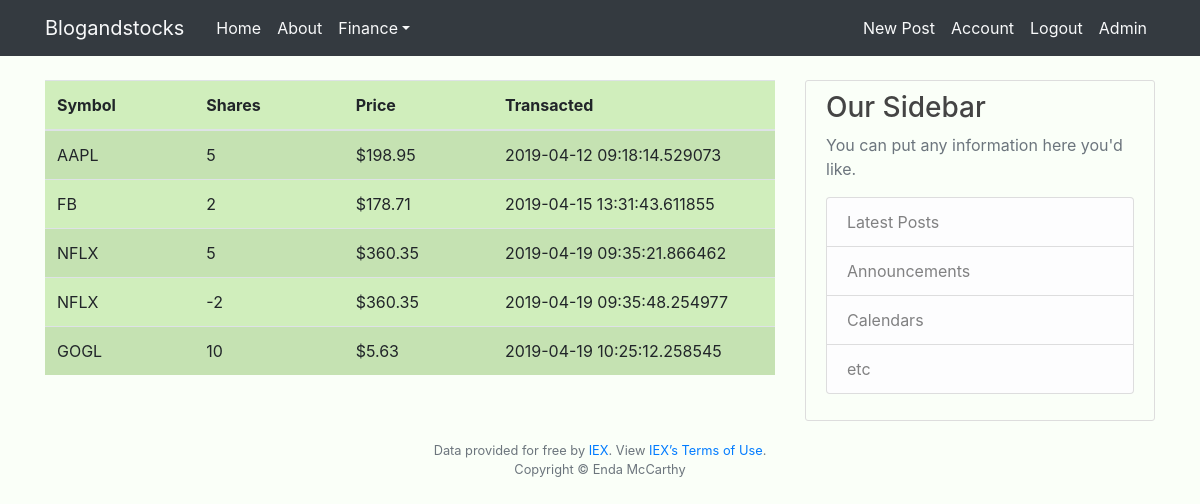
The page /history (signed in) on the database its author committed.
### core/models.py (models this page shows, shortened)
class Transaction(db.Model):
    id = db.Column(db.Integer, primary_key=True)
    user_id = db.Column(db.Integer, db.ForeignKey('user.id'), nullable=False)
    symbol = db.Column(db.String(10), nullable=False)
    price = db.Column(db.Numeric, nullable=False)
    quantity = db.Column(db.Integer, nullable=False)
    transacted = db.Column(db.DateTime, nullable=False, default=datetime.utcnow)

### core/finance/routes.py (the view)
@finance.route("/history")
@login_required
def history():
    rows = Transaction.query.filter_by(user_id=current_user.id).all()
    for row in rows:
        row.price = usd(float(row.price))
    return render_template('finance/history.html', title="History", rows=rows, finance=finance)

### core/finance/routes.py (called while the page is built)
def usd(value):
    return f"${value:,.2f}"

### core/models.py (called while the page is built)
@login_manager.user_loader
def load_user(user_id):
    return User.query.get(int(user_id))

### core/templates/finance/history.html
{% extends "layout.html" %}
{% block content %}
    <table class="table table-striped" style="background-color: #d0eebc;">
        <col width="90">
        <col width="90">
        <col width="90">
        <col width="170">
        <thead>
            <tr>
                <th>Symbol</th>
                <th>Shares</th>
                <th>Price</th>
                <th>Transacted</th>
            </tr>
        </thead>
        <tbody>
            {% for row in rows %}
                <tr>
                    <td>{{ row['symbol'] }}</td>
                    <td>{{ row['quantity'] }}</td>
                    <td>{{ row['price'] }}</td>
                    <td>{{ row['transacted'] }}</td>
                </tr>
            {% endfor %}
        </tbody>
    </table>
{% endblock content %}

### core/static/main.css (style rules this page uses)
body { background: #ffffff; color: #333333; margin-top: 5rem; }

### rows shown on the page
Transaction: symbol "AAPL", quantity "5", price "$198.95", transacted "2019-04-12 09:18:14.529073"
Transaction: symbol "FB", quantity "2", price "$178.71", transacted "2019-04-15 13:31:43.611855"
Transaction: symbol "NFLX", quantity "5", price "$360.35", transacted "2019-04-19 09:35:21.866462"
Transaction: symbol "NFLX", quantity "-2", price "$360.35", transacted "2019-04-19 09:35:48.254977"
Transaction: symbol "GOGL", quantity "10", price "$5.63", transacted "2019-04-19 10:25:12.258545"
